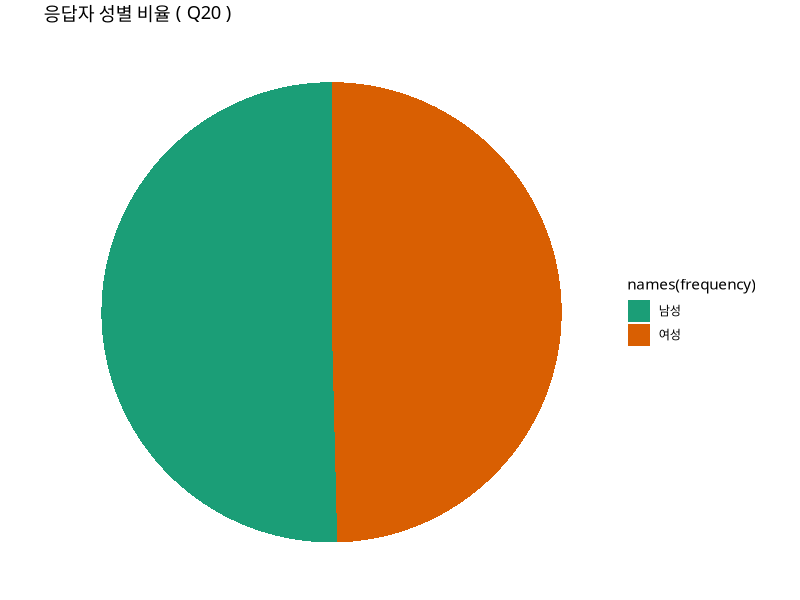
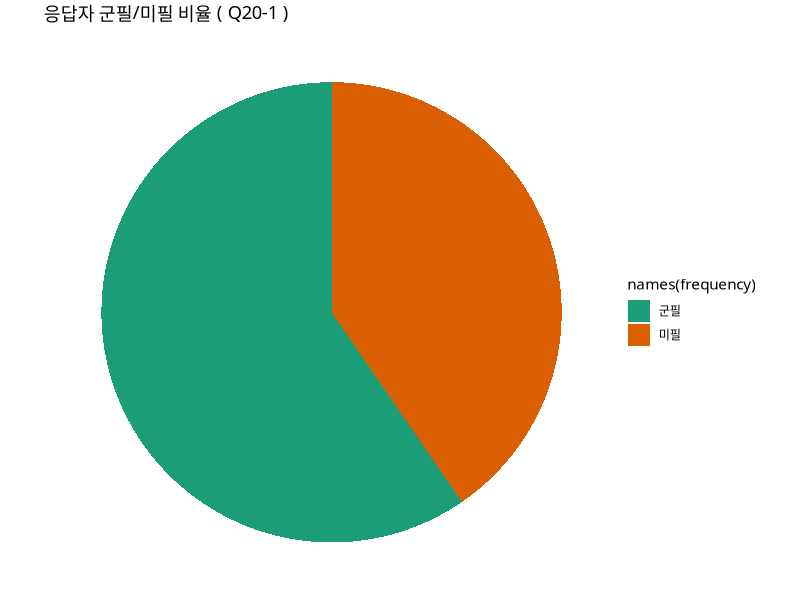
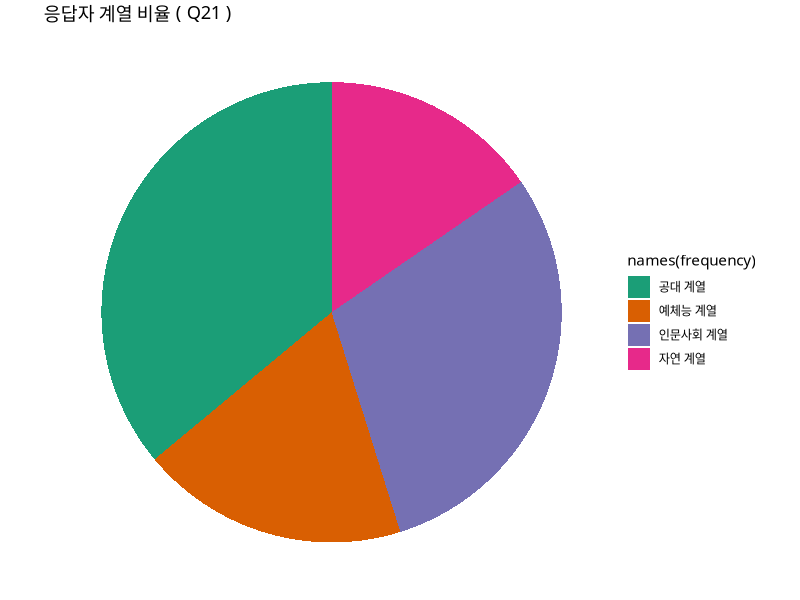
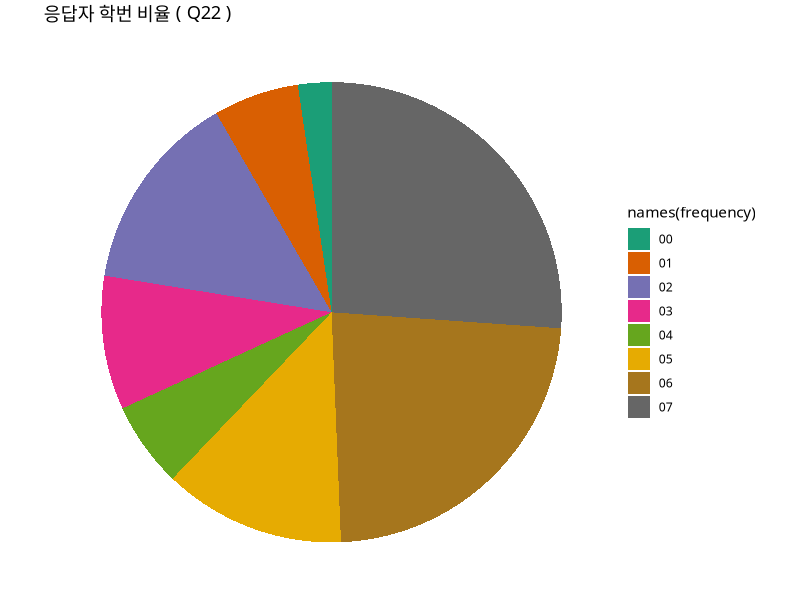
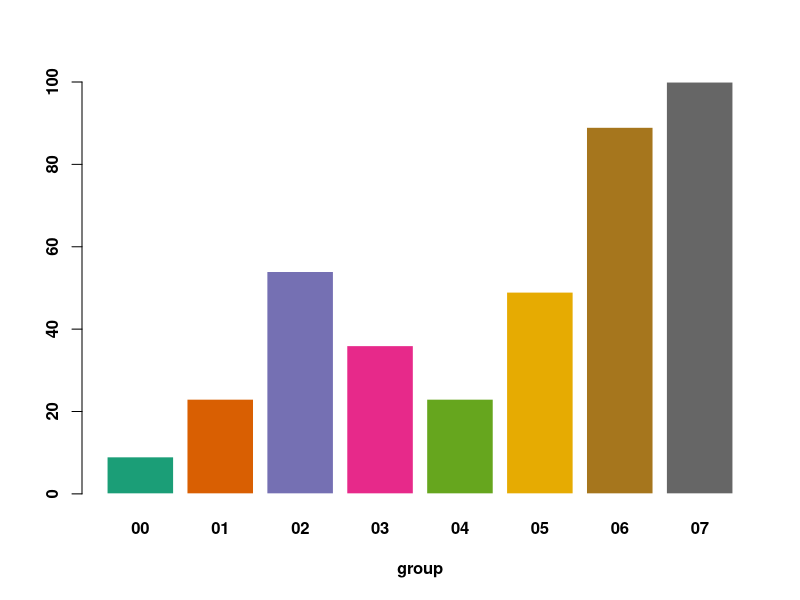
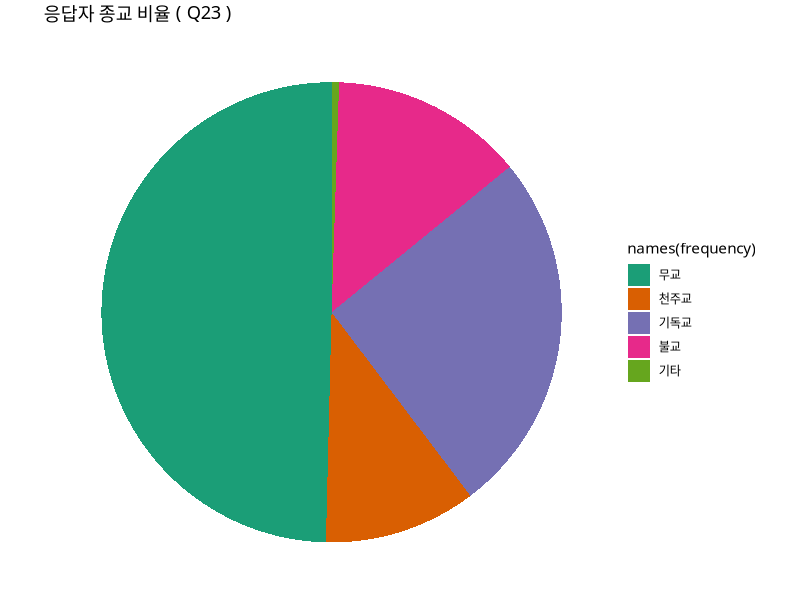
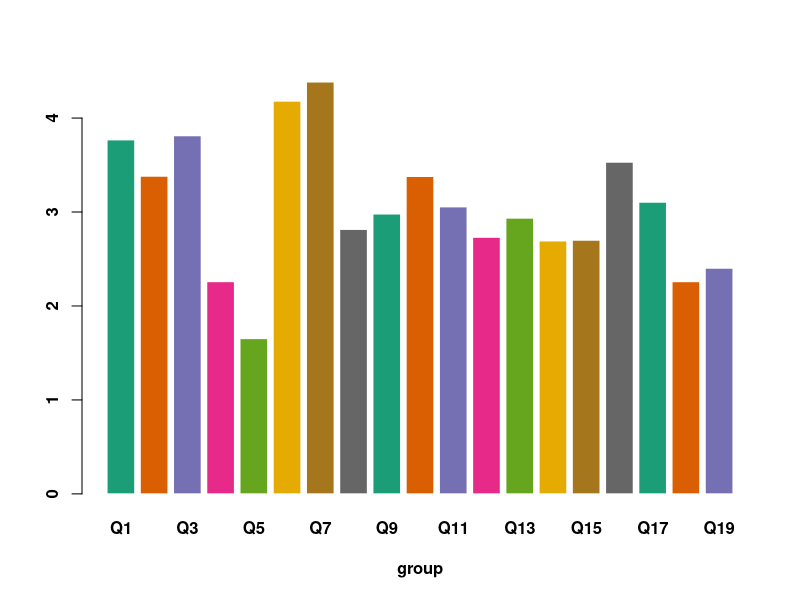
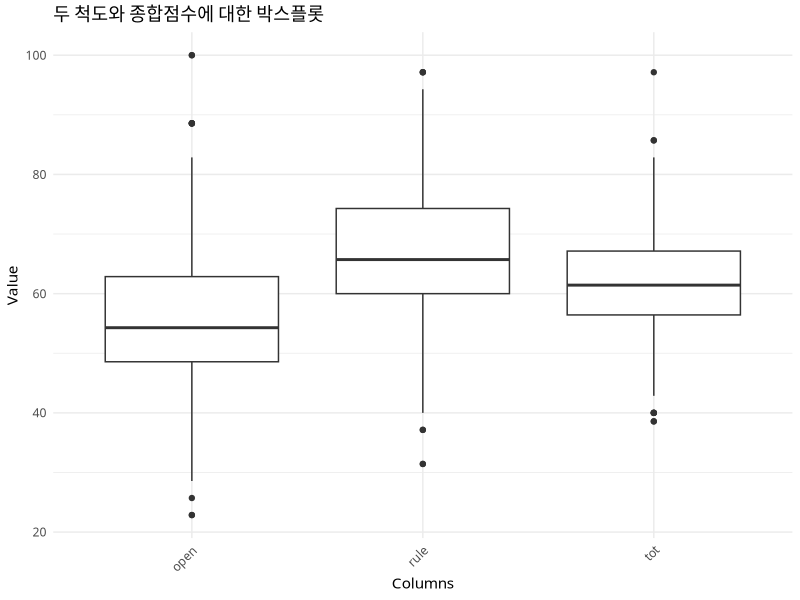

R code for these plots, in order:
##### 데이터 불러오기 #####
install.packages("readxl")
library(readxl)
setwd('~/Survey-Research-Analysis/')
df = read_xlsx('data.xlsx') ; str(df) ; View(df) 
##### 0.결측치 제거 #####
# Data Editing (통계학) == Data Preprocessing
# 제일 먼저 변수별 종류를 봐서 잘못 압력된 값이 있는지 확인 ex) 남녀 => 1,2 군필 => _,1,2
# 응답에 이상이 있으면 Missing 대답 안한 경우로 
# 응답의 이상 : 문항간 상호관계성 이상
# 1) 팩터를 보고 이상치 확인
for (col in c(1:23, '20-1')) {
  col_name = paste("Q", col, sep = "")
  print(levels(as.factor(df[[col_name]])))
}
# Q3, Q6, Q7, Q8, Q10, Q15, Q19 는 팩터의 수준에 "."이 포함되어있음
# . 이라고 입력된 경우는 무응답으로 간주하고 데이터에서 제외
df = subset(df, Q3 != '.' & Q6 != '.' & Q7 != '.' & Q8 != '.' & Q10 != '.' & Q15 != '.' & Q19 != '.')
for (col in c(3,6,7,8,10,15,19)) {
  col_name = paste("Q", col, sep = "")
  print(levels(as.factor(df[[col_name]])))
}
# chr 을 integer 로 변환
for (col in c(3,6,7,8,10,15,19)) {
  col_name = paste("Q", col, sep = "")
  df[[col_name]] = as.numeric(df[[col_name]])
}
str(df)
##### 1. 조사 개인 특성 파악 #####
# 응답자가 모집단을 대표할 수 있는지
# Q20, Q20-1, Q21, Q22, Q23
# Load ggplot2 & 맥에서 한글 깨짐 현상 해결
library(ggplot2)
library(RColorBrewer)
# 맥에서 한글 깨짐 현상 해결해주는 함수
#theme_set(theme_grey(base_family='NanumGothic'))
#par(family='AppleGothic')

# pie 차트 그리는 함수 
# TODO : 그래프 정렬, 차트 영역내 비율 추가 필요 
plot_pie_chart <- function(df, column_name, category_names=NULL, title) {
  # 주어진 열에 해당하는 데이터 가져오기
  column_data <- df[[column_name]]
  
  # 데이터의 빈도수 계산
  frequency <- table(column_data)
  
  pal = brewer.pal(8, "Dark2")
  # 파이 차트 그리기
  pie_chart <- ggplot(data = NULL, aes(x = factor(1), fill = names(frequency), y = as.vector(frequency))) +
    geom_bar(stat = "identity") +
    coord_polar("y", start = 0) +
    labs(title = paste(title,"(", column_name,")"), x = NULL, y = NULL) +
    scale_fill_manual(values = pal, labels = category_names) +  # 범주 이름 및 색상 지정
    theme_void() +
    theme(legend.position = "right") + 
    theme(
      # 한글 글꼴 적용
      text = element_text(family = 'NanumGothic'),  # 모든 텍스트에 적용
      legend.text = element_text(family = 'NanumGothic'),  # 범례 텍스트에 적용
      plot.title = element_text(family = 'NanumGothic')  # 그래프 제목에 적용
    )
  
  # 그래프 출력
  print(pie_chart)
}

plot_bar_chart <- function (df, column_name) {
  data <- df[[column_name]]
  frequency  = table(data)
  pal = brewer.pal(8, "Dark2")
  barplot(frequency, 
          col= pal, 
          border="white", 
          font.axis=2, 
          beside=T, 
          legend=rownames(data), 
          xlab="group", 
          font.lab=2)
}

plot_pie_chart(df, column_name="Q20", category_names=c("남성", "여성"), title="응답자 성별 비율")
plot_pie_chart(df[df$Q20==1,], column_name="Q20-1", category_names=c("군필", "미필"), title="응답자 군필/미필 비율")
plot_pie_chart(df, column_name="Q21", category_names=levels(as.factor(df[["Q21"]])), title="응답자 계열 비율")
plot_pie_chart(df, column_name="Q22", category_names=levels(as.factor(df[["Q22"]])), title="응답자 학번 비율")
plot_bar_chart(df, column_name = "Q22")
plot_pie_chart(df, column_name="Q23", category_names=c("무교","천주교","기독교","불교","기타"), title="응답자 종교 비율")


##### 2. 척도 방향성을 통일시켜야 한다 #####
# 성역할에 대해 긍정 : 성역할 평등 / 부정 : 성역할은 정해짐
# Q6 : 긍정
# Q7 : 긍정
# Q8 : 긍정
# Q9 : 부정
# Q10 : 부정
# Q11 : 긍정
# Q12 : 부정
# 성인지에 대해 긍정 : 개방적 / 부정 : 보수적
# Q13 : 긍정
# Q14 : 긍정
# Q15 : 긍정
# Q16 : 긍정
# Q17 : 긍정
# Q18 : 긍정
# Q19 : 긍정
# Q9, Q10, Q12 는 척도를 구성하는 항목들과 방향성이 다르므로
df$Q9 = 6-df$Q9
df$Q10 = 6-df$Q10
df$Q12 = 6-df$Q12
##### 3. 문항별 평균 비교 #####
# 문항별 평균 비교
means_of_data = function (df, column_names) {
  m = c()
  for (col_name in column_names){
    m = c(m,mean(df[[col_name]]))
  }
  return(m)
}
cols = c()
for (i in 1:19) {
  cols=c(cols,paste("Q",i,sep=''))
}
means = means_of_data(df, cols) ; means
names(means) = cols ; means
pal = brewer.pal(8, "Dark2")
barplot(means, 
        col= pal, 
        border="white", 
        font.axis=2, 
        beside=T, 
        legend=rownames(data), 
        xlab="group", 
        font.lab=2)
##### 4. 척도의 구성 및 종합점수 집계 #####
# 척도의 구성
sum_of_columns = function(df,column_names){
  res = df[[column_names[1]]]
  for (col_name in column_names[2:length(column_names)]) {
    res = res + df[[col_name]]
  }
  return(res)
}
# 성역할에 대한 척도 점수
cols = c()
for (i in 6:12) {
  cols=c(cols,paste("Q",i,sep=''))
}
df$rule = sum_of_columns(df,cols) / (5 * length(cols)) * 100
#성의식에 대한 개방성 척도 점수
cols = c()
for (i in 13:19) {
  cols=c(cols,paste("Q",i,sep=''))
}
df$open = sum_of_columns(df,cols) / (5 * length(cols)) * 100
# 성의식에 대한 종합점수
cols = c()
for (i in 6:19) {
  cols=c(cols,paste("Q",i,sep=''))
}
df$tot = sum_of_columns(df,cols) / (5 * length(cols)) * 100
##### 5. 척도 및 종합점수 기초통계량 및 시각화 #####
summary(df$open) ; summary(df$open) ; summary(df$tot)
library(psych)
describe(df$rule) ; describe(df$open) ; describe(df$tot)
library(tidyr)
# 주어진 열들에 해당하는 데이터 가져오기
selected_data <- df[, c("rule","open","tot"), drop = FALSE]

# 데이터프레임 재구성
df_plot <- gather(selected_data, key = "Variable", value = "Value")

# 박스플롯 그리기
ggplot(df_plot, aes(x = Variable, y = Value)) +
  geom_boxplot() +
  labs(title = "두 척도와 종합점수에 대한 박스플롯", x = "Columns", y = "Value") +
  theme_minimal() +
  theme(axis.text.x = element_text(angle = 45, hjust = 1)) + 
  theme(
    # 한글 글꼴 적용
    text = element_text(family = 'NanumGothic'),  # 모든 텍스트에 적용
    legend.text = element_text(family = 'NanumGothic'),  # 범례 텍스트에 적용
    plot.title = element_text(family = 'NanumGothic')  # 그래프 제목에 적용
  )
##### 6. 크롬파흐 알파로 문항을 선택,재외 (신뢰성) #####
install.packages("psych")
library(psych)
# 성역할에 대한 내적일치도 검사 결과 0.56 < 0.6 이므로
# 서로 같은 개념을 나타내는지에 대한 수치인 내적일치도가 비교적 낮다고 볼 수 있고,
# 성역할을 나타내기에 척도의 신뢰성이 부족하다고 볼 수 있다.
# 대신에 Q12 : 남성과 여성의 흡연에 대한 문항을 제외할 때 0.6까지 오르므로
# Q6~11은 성역할에 대한 척도로 활용될 수 있다.
cols = c()
for (col in 6:12) {
  col_name = paste("Q",col,sep='')
  cols = c(cols,col_name)
}
alpha(df[,cols])
# 성인지의 인식에 대한 내적일치도 검사 결과 0.57 < 0.6 이므로
# 성인지 인식에 대한 개념을 측정하기에 신뢰성이 부족하다고 볼 수 있다.
# 그러나 어떤 변수를 제거하더라도 알파 값이 떨어지므로 
# Q13~19는 성인지 인식에 대한 개념 측정을 위해 채택될 수 있다.
cols = c()
for (col in 13:19) {
  col_name = paste("Q",col,sep='')
  cols = c(cols,col_name)
}
alpha(df[,cols])

##### 7. 기타 세부적인 분석 #####
# 성별 종합점수 평균
t.test(tot~Q20,df)
# 남성
male <- df[df$Q20==1, c("rule","open","tot"), drop = FALSE]
df_plot <- gather(male, key = "Variable", value = "Value")
ggplot(df_plot, aes(x = Variable, y = Value)) +
  geom_boxplot() +
  labs(title = "남성의 두 척도와 종합점수에 대한 박스플롯", x = "Columns", y = "Value") +
  theme_minimal() +
  theme(axis.text.x = element_text(angle = 45, hjust = 1)) + 
  theme(
    # 한글 글꼴 적용
    text = element_text(family = 'NanumGothic'),  # 모든 텍스트에 적용
    legend.text = element_text(family = 'NanumGothic'),  # 범례 텍스트에 적용
    plot.title = element_text(family = 'NanumGothic')  # 그래프 제목에 적용
  )

# 여성
female <- df[df$Q20==1, c("rule","open","tot"), drop = FALSE]
df_plot <- gather(female, key = "Variable", value = "Value")
ggplot(df_plot, aes(x = Variable, y = Value)) +
  geom_boxplot() +
  labs(title = "여성의 두 척도와 종합점수에 대한 박스플롯", x = "Columns", y = "Value") +
  theme_minimal() +
  theme(axis.text.x = element_text(angle = 45, hjust = 1)) + 
  theme(
    # 한글 글꼴 적용
    text = element_text(family = 'NanumGothic'),  # 모든 텍스트에 적용
    legend.text = element_text(family = 'NanumGothic'),  # 범례 텍스트에 적용
    plot.title = element_text(family = 'NanumGothic')  # 그래프 제목에 적용
  )

# 군필/미필 종합점수 평균
t.test(tot~`Q20-1`,df)
# 군필
military_ok <- df[df$`Q20-1`==1, c("rule","open","tot"), drop = FALSE]
df_plot <- gather(military_ok, key = "Variable", value = "Value")
ggplot(df_plot, aes(x = Variable, y = Value)) +
  geom_boxplot() +
  labs(title = "군필의 두 척도와 종합점수에 대한 박스플롯", x = "Columns", y = "Value") +
  theme_minimal() +
  theme(axis.text.x = element_text(angle = 45, hjust = 1)) + 
  theme(
    # 한글 글꼴 적용
    text = element_text(family = 'NanumGothic'),  # 모든 텍스트에 적용
    legend.text = element_text(family = 'NanumGothic'),  # 범례 텍스트에 적용
    plot.title = element_text(family = 'NanumGothic')  # 그래프 제목에 적용
  )

# 미필
military_not_yet <- df[df$`Q20-1`==2, c("rule","open","tot"), drop = FALSE]
df_plot <- gather(military_not_yet, key = "Variable", value = "Value")
ggplot(df_plot, aes(x = Variable, y = Value)) +
  geom_boxplot() +
  labs(title = "미필의 두 척도와 종합점수에 대한 박스플롯", x = "Columns", y = "Value") +
  theme_minimal() +
  theme(axis.text.x = element_text(angle = 45, hjust = 1)) + 
  theme(
    # 한글 글꼴 적용
    text = element_text(family = 'NanumGothic'),  # 모든 텍스트에 적용
    legend.text = element_text(family = 'NanumGothic'),  # 범례 텍스트에 적용
    plot.title = element_text(family = 'NanumGothic')  # 그래프 제목에 적용
  )

##### . 구성체 타당성 확인 (타당성) #####
# 모든 질문들의 상관계수를 구하고 성역할,성에 대한 개방성끼리 상관계수가 높고 반대의 경우는 낮아야 한다.
# 척도 구성시 신뢰성 검증 결과를 반영하여 뺴고 구성 (신뢰성 검증 결과는 보여줄 필요 x 부록에 넣자)
# 보고서에 결과 화면은 부록에 ex) t.test 결과 
# 집단비교 분석 시 박스플롯으로 비교 하지말고 t.test와 p값을 보고 낮은지 판단
# 근데 왜 4개의 척도가 나옴??
# 1. 서론 : 조사개요, ...
# 2. 기초분석
#   2-1. 응답자 특성 분석
#   2-2. 문항별 만족도
#   2-3. 척도구성
#     2-3-1. 신뢰도 분석
#     2-3-2. (구성체) 타당성 분석
#     2-3-3. ...따라서, 최종 척도 구성
#   2-4. 척도별 기초통계
#     2-4-1. 종합점수 분석 (평균과 신뢰구간(표준편차는 x), 신뢰구간은 낮아야함)
#     2-4-2. 척도별 만족도 (종합만족도와 비교하는 것도 좋음)
#     ...
# 3. 고급분석 (개인 신상 등 토대로 그룹을 지어 특성이 같은지 비교하는 비교분석)
#   3-1. 종합만족도
#     (p-value = 0.001 이면 집단간 차이가 유의미, 근거로 p값 제시, 코드 결과 포함 x, 박스플롯 정도만, p값의 기준)
#     3-1-1. 성별
#     3-1-2. 학번별
#     3-1-3. ....별
#     ...
#   3-2. 전공 만족도
#     ...
#   ...


# 보고서 구성시 
# 양상(분포, 평균이 의미하는 바) 설명 후 그래프를 제시
# 여기까지는 기본 , +++ 추가적인 내용 (barplot 정렬, 색깔로 층 분리)

# PPT 만들때 
# 글은 맥시멈 10줄, accent color로 강조, 내가 말하고자 하는 바가 잘 드러나는 디자인 